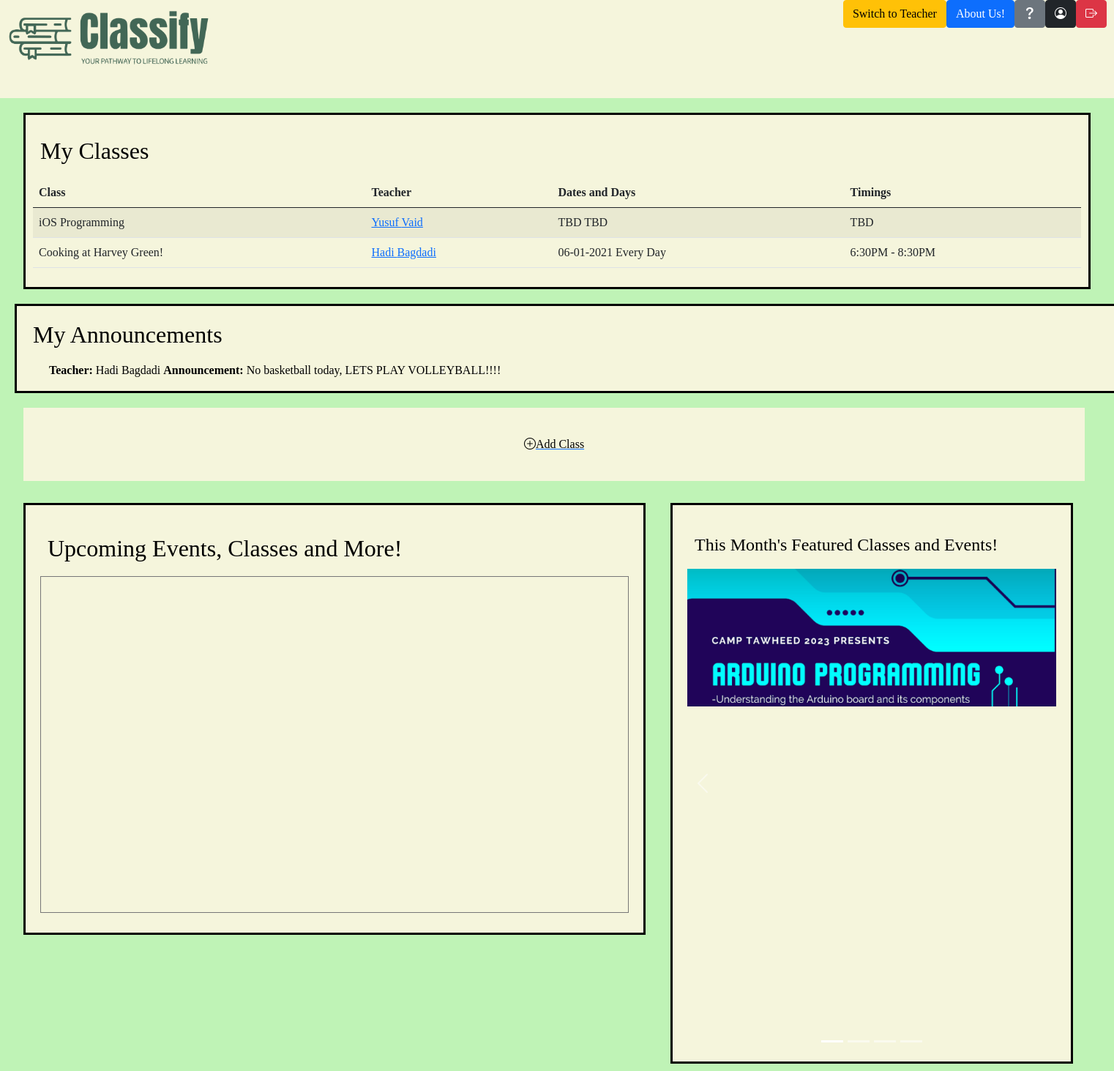
The page /student-home (signed in) on the database its author committed.
### app.py (models this page shows, shortened)
class Course(db.Model):
    __tablename__ = 'course'
    courseID = db.Column(db.Integer, primary_key=True)
    courseName = db.Column(db.String(255), nullable=False)
    description = db.Column(db.String(255), nullable=False)
    section = db.Column(db.String(10), nullable=False)
    totalSeats = db.Column(db.Integer, nullable=False)
    seatsTaken = db.Column(db.Integer, nullable=False)
    dates = db.Column(db.String(255), nullable=False)
    days = db.Column(db.String(255), nullable=False)
    timings = db.Column(db.String(255), nullable=False)
    active = db.Column(db.String(255), nullable=False)
    teacherID = db.Column(db.Integer, db.ForeignKey('teacher.teacherID'), nullable=False)
    teacher = db.relationship('Teacher', backref=db.backref('courses', lazy=True))

class User(db.Model, UserMixin):
    userID = db.Column(db.Integer, primary_key=True)
    first_name = db.Column(db.String(50), nullable=False)
    last_name = db.Column(db.String(50), nullable=False)
    email = db.Column(db.String(100), unique=True, nullable=False)
    username = db.Column(db.String(50), unique=True, nullable=False)
    password = db.Column(db.String(100), nullable=False)
    age = db.Column(db.Integer, nullable=False)
    gender = db.Column(db.String(10), nullable=False)
    role = db.Column(db.String(20), nullable=False, default='student')
    enrolled_courses = db.relationship('Course', secondary='registration', backref=db.backref('students', lazy='dynamic'))

class Announcement(db.Model):
    __tablename__ = 'announcement'
    announcementID = db.Column(db.Integer, primary_key=True)
    text = db.Column(db.String(255), nullable=False)
    courseID = db.Column(db.Integer, db.ForeignKey('course.courseID'), nullable=False)
    active = db.Column(db.String(255), nullable=True)
    expiration_date = db.Column(db.DateTime, nullable=True)  # New column for expiration datetime
    course = db.relationship('Course', backref=db.backref('announcement', lazy=True))

### app.py (the view)
@app.route('/student-home')
def studentHome():
    user_id = session.get('user_id')
    student = User.query.get(user_id)
    courses = student.enrolled_courses
    announcement_alias = aliased(Announcement)
    announcements = db.session.query(Announcement).join(
        announcement_alias,
        Announcement.courseID == announcement_alias.courseID
    ).filter(
        Announcement.courseID.in_(course.courseID for course in courses),
        Announcement.active == 1
    ).all()
    return render_template('student-home.html', student=student, courses=courses, announcements=announcements)

### app.py (called while the page is built)
@login_manager.user_loader
def load_user(user_id):
    return User.query.get(int(user_id))

### templates/student-home.html (shortened to what this page needs)
<!DOCTYPE html>
<html>
<head>
    <link href="https://cdn.jsdelivr.net/npm/bootstrap@5.0.2/dist/css/bootstrap.min.css" rel="stylesheet">
    <link rel="stylesheet" href="https://cdn.jsdelivr.net/npm/bootstrap-icons@1.5.0/font/bootstrap-icons.css">
    <link href="../static/css/css.css" rel="stylesheet" type="text/css">
</head>
<body>
        <header>
            <img class="logo" src="../static/images/classifylogoside.png">
        <div class="btn-group">
            <a href="/teacher-home">        <button type="button" class="btn btn-warning">Switch to Teacher</button></a>
            <a href="/about-us-student">        <button type="button" class="btn btn-primary">About Us!</button></a>
            <a href="/faq-student">     <button type="button" class="btn btn-secondary"><i class="bi-question-lg"></i></button></a>
            <a href="/student-settings"><button type="button" class="btn btn-dark"><i class="bi-person-circle"></i></button></a>
            <a href="/">                <button type="button" class="btn btn-danger"><i class="bi bi-box-arrow-right"></i></button></a>
          </div>
          </header>
          <div class="container-fluid">
            <div class="row">
                <div class="col">
                    <div class="classtable">
                    <h2 class="my-classes">My Classes</h2>
                <table class="table table-striped">
                    <thead>
                        <tr>
                            <th>Class</th>
                            <th>Teacher</th>
                            <th>Dates and Days</th>
                            <th>Timings</th>
                        </tr>
                    </thead>
                    <tbody>
                        {% for course in courses %}
                        {% if course.active == 1 %}
                        <tr>
                            <td>{{ course.courseName }}</td>
                            <td><a href="/teacher-profile/{{ course.teacher.teacherID }}">{{ course.teacher.user.first_name }} {{ course.teacher.user.last_name }}</a></td>
                            <td>{{ course.dates }} {{ course.days }}</td>
                            <td>{{ course.timings }}</td>
                        </tr>
                        {% endif %}
                        {% endfor %}
                    </tbody>
                </table>
            </div>
        </div>
        <div class="container">
        <div class="row">
            <div class="announcement-container">
                <h2 class="my-classes">My Announcements</h2>
                <ul>
                    {% for announcement in announcements %}
                        <strong>Teacher:</strong> {{ announcement.course.teacher.user.first_name }} {{ announcement.course.teacher.user.last_name }}
                        <strong>Announcement:</strong> {{ announcement.text }}
                    {% endfor %}
                </ul>
            </div>
        </div>
    </div>
    <div class="row">
        <div class="col">
            <div><a href="/course-catalog"><button class= "add"><i class="bi-plus-circle"></i>Add Class</button></a></div>
        </div>
    </div>
    <div class="row">
        <div class="col-md-6">
            <div class="calendar-container">
                <h2 class="my-classes">Upcoming Events, Classes and More!</h2>
                <iframe class="thecalendar" src="https://calendar.google.com/calendar/embed?src=b199fbbdb07c86fcee6b546927d27bf5b28183a1fc99e20213c9b256fafc82f7%40group.calendar.google.com&ctz=America%2FLos_Angeles" style="border:solid 1px #777" width="100%" height="460" frameborder="0" scrolling="no"></iframe>
            </div>
        </div>
        <div class="col-md-6">
            <div id="demo" class="carousel slide carousel-container" data-bs-ride="carousel">
                <h4 class="my-classes">This Month's Featured Classes and Events!</h4>
                        <div class="carousel-indicators">
                            <button type="button" data-bs-target="#demo" data-bs-slide-to="0" class="active"></button>
                            <button type="button" data-bs-target="#demo" data-bs-slide-to="1"></button>
                            <button type="button" data-bs-target="#demo" data-bs-slide-to="2"></button>
                            <button type="button" data-bs-target="#demo" data-bs-slide-to="3"></button>
                        </div>
                        <div class="carousel-inner">
                            <div class="carousel-item active">
                                <img src="../static/images/arduino_camp.png" alt="No Featured Class at the Moment!" class="carousel-image">
                            </div>
                        </div>
                        <button class="carousel-control-prev" type="button" data-bs-target="#demo" data-bs-slide="prev">
                            <span class="carousel-control-prev-icon"></span>
                        </button>
                        <button class="carousel-control-next" type="button" data-bs-target="#demo" data-bs-slide="next">
                            <span class="carousel-control-next-icon"></span>
                        </button>
                    </div>
                    </div>
</body>
</html>

### static/css/css.css (style rules this page uses)
* { padding: 0; margin: 0; box-sizing: border-box; font-family:'Times New Roman', Times, serif; }
.btn-group { float: right; padding-right: 10px; }
.logo { width: 300px; height: auto; padding: 10px; }
body { font-family: 'Times New Roman', Times, serif; background-color:#bff3b6; color: black; }
header { padding-left: 100; padding-right: 100; background-color:beige; padding-bottom: 30px; margin: 0px; }
.my-classes { margin-top: 10px; padding: 10px; }
.add { display: block; width: 1450px; border: none; background-color: beige; color: black; padding: 10px; margin: 20px; margin-right: 30px; margin-left: 20px; font-size: 16px; cursor: pointer; text-align: center; height: 100px; }
.classtable { background-color: beige; color: #000; padding: 10px; border-style: solid; margin: 20px; margin-left: 20px; width:100% }
.carousel-container, .carous { width: 450px; padding: 10px; margin: 10px }
.carousel-image { width: 100%; height: auto; }
.col { display: flex; flex-wrap: wrap; }
.calendar, .carousel-container { flex: 1; padding-top: 10px; padding-bottom: 10px; margin: 10px; padding-left: 40px; padding-left: 40px; }
.carousel-container { padding: 10px; margin: 10px; background-color:beige; color:black; border-style:solid; margin-left: auto !important; margin-right: 20px !important; }
.announcement-container { margin-left: 20px !important; background-color:beige; color:black; border-style:solid; width: 100% !important; overflow-x:auto; }
.calendar-container { margin-left: 20px !important; background-color:beige; color:black; border-style:solid; width: 850px !important; overflow-x:auto; padding: 20px; margin-top: 10px; }

### templates/student-home.html (style rules this page uses)
.carousel-container, .carous { width: 550px; padding: 20px; margin: 10px }
.carousel-image { width: 100%; height: auto; }
.announcement-container { width: 1000px; }

### rows shown on the page
Course: courseName "iOS Programming", teacher.user.first_name "Yusuf", teacher.user.last_name "Vaid", dates "TBD", days "TBD", timings "TBD"
Course: courseName "Cooking at Harvey Green!", teacher.user.first_name "Hadi", teacher.user.last_name "Bagdadi", dates "06-01-2021", days "Every Day", timings "6:30PM - 8:30PM"
Announcement: course.teacher.user.first_name "Hadi", course.teacher.user.last_name "Bagdadi", text "No basketball today, LETS PLAY VOLLEYBALL!!!!"
